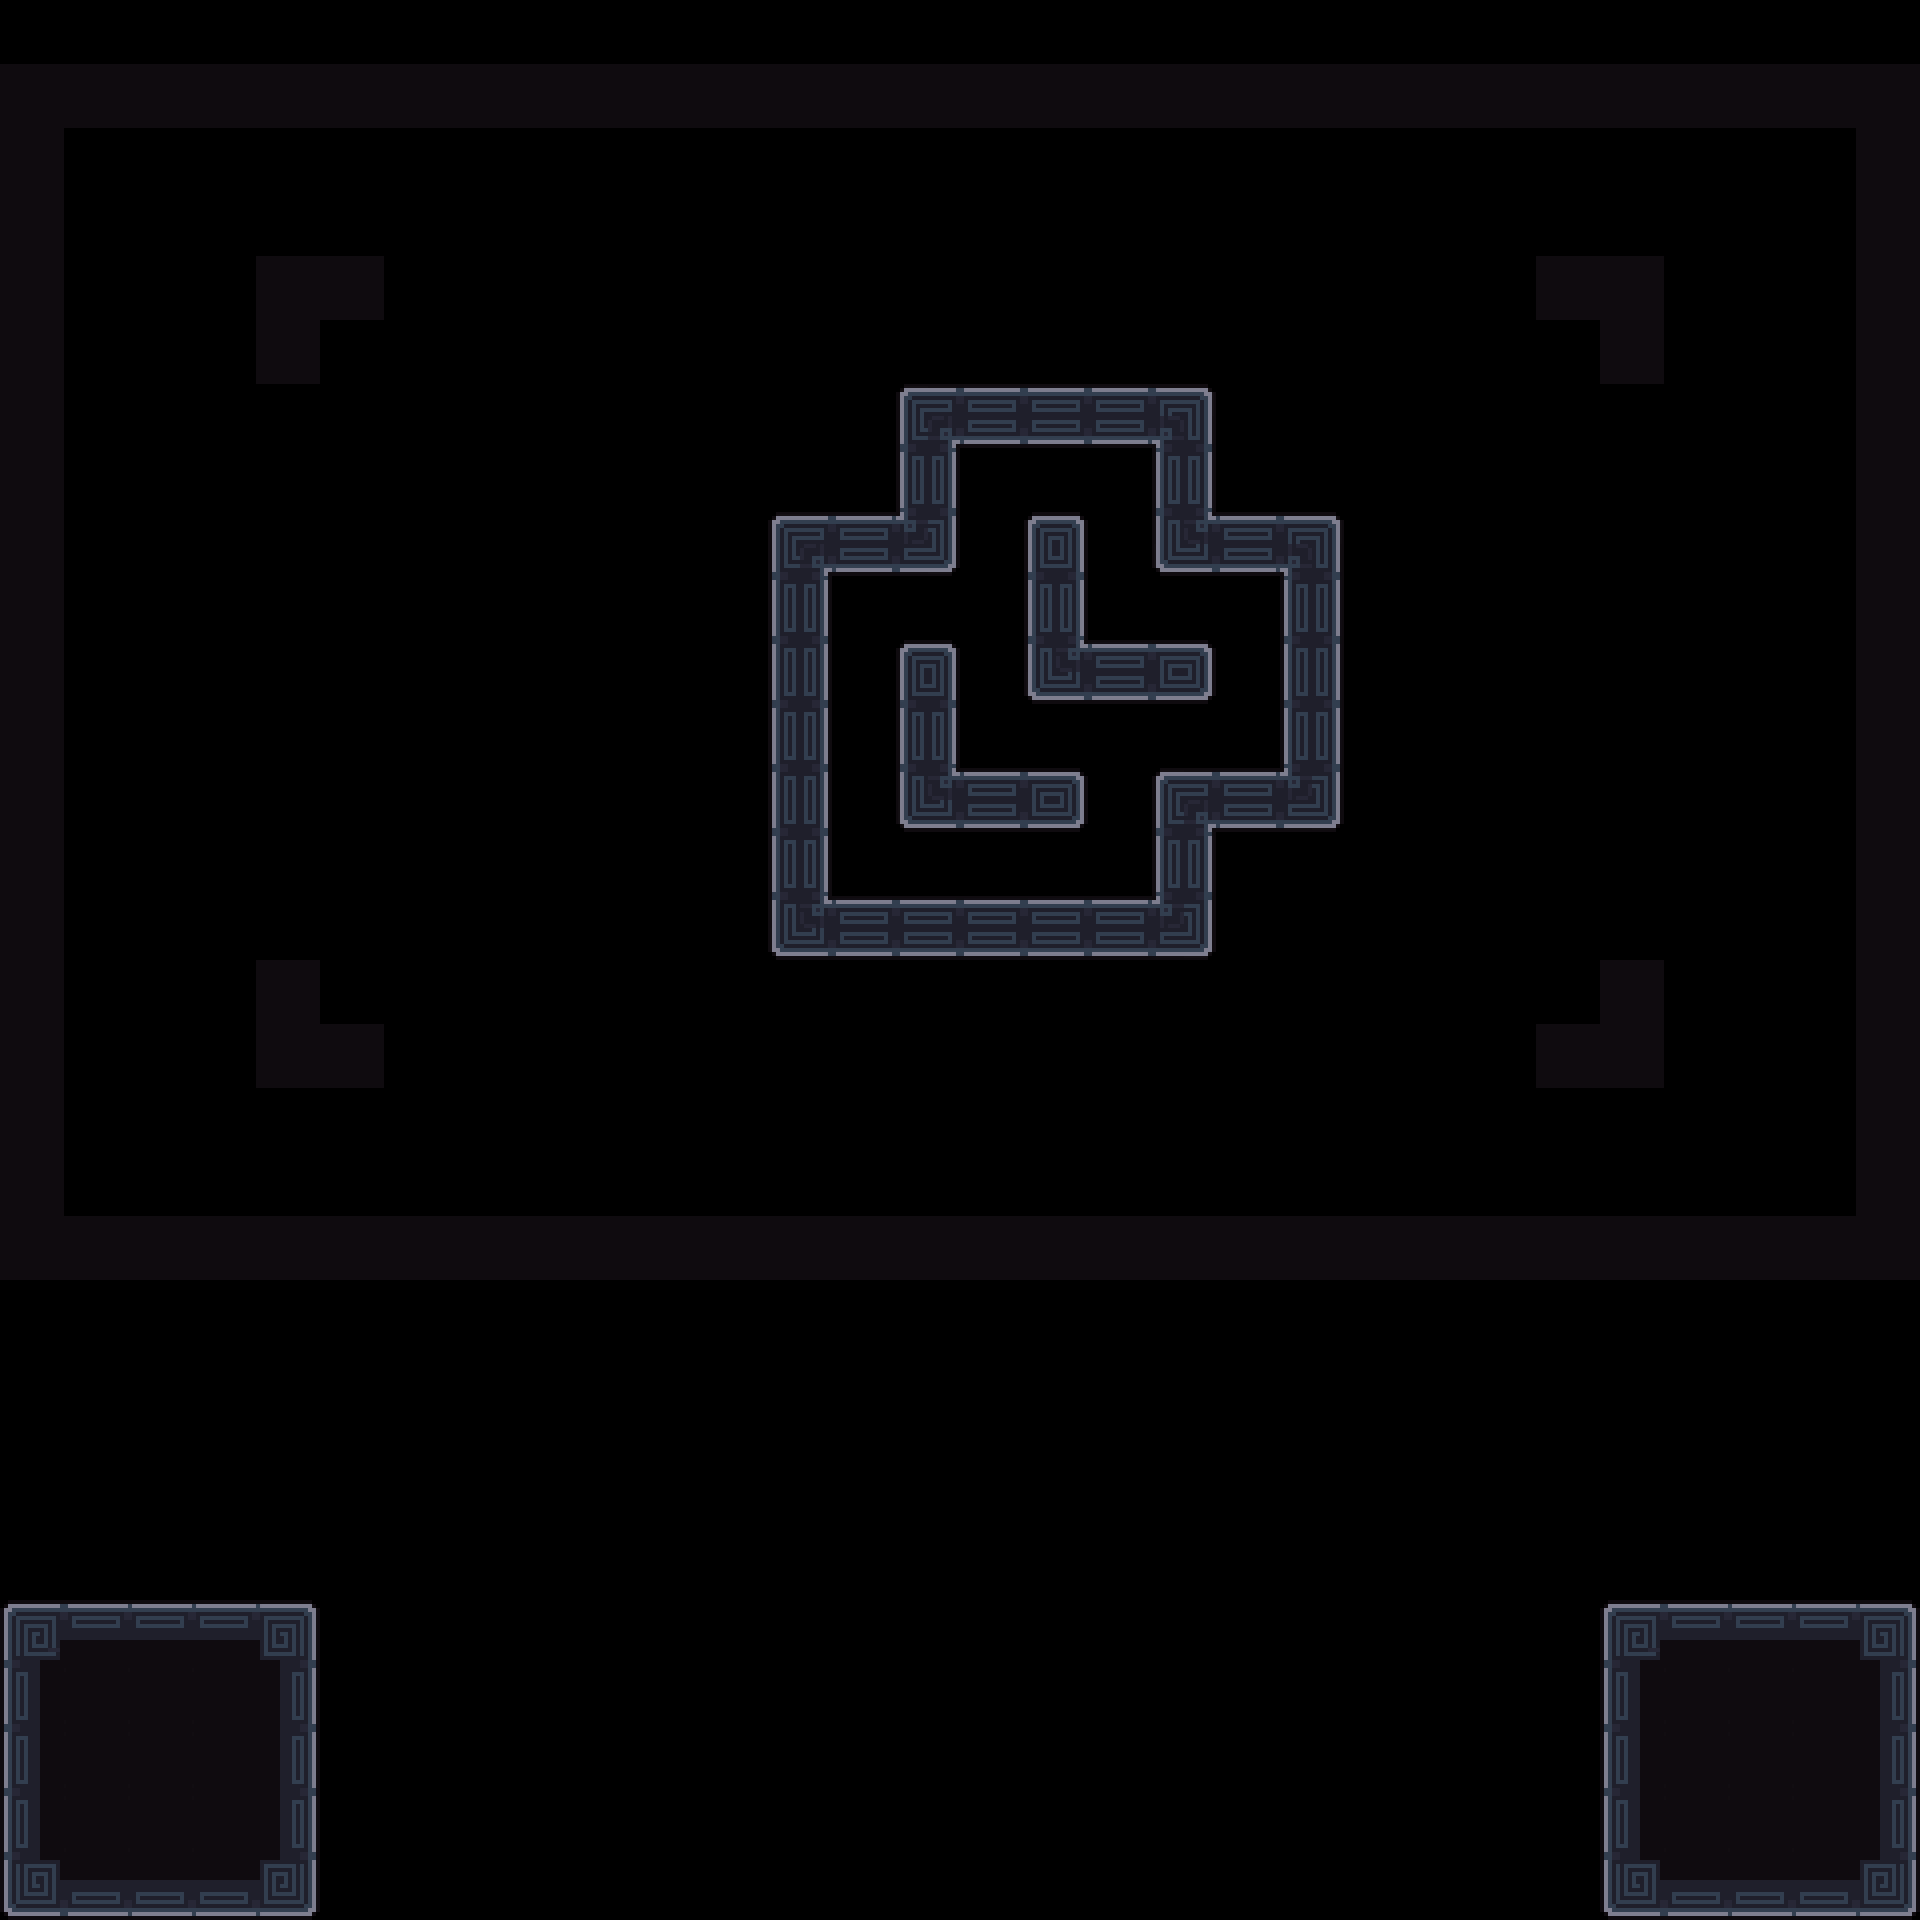

This game map was drawn from its Tiled (.tmx) file and the tilesets committed beside it. A one-line description and the trimmed map source follow:
An orthogonal 30x30 tile map with 64x64 px tiles, 4 tile layers (Decoration, Main, Exit, Border) and 20 objects (10x Spike, 4x 1, 2x Battery, Camera1, Camera2, ...).

<map version="1.10" tiledversion="1.11.2" orientation="orthogonal" renderorder="right-down" width="30" height="30" tilewidth="64" tileheight="64" infinite="0" nextlayerid="8" nextobjectid="127">
 <tileset firstgid="1" source="../tilesets/tileset_d.tsx" />
 <objectgroup id="4" name="Triggers" visible="0">
  <object id="23" name="Camera1" x="960" y="672">
   <point />
  </object>
  <object id="24" name="Camera2" x="704" y="480">
   <point />
  </object>
  <object id="28" name="Win" x="0" y="64" width="1920" height="1216" />
  <object id="29" name="Unactive" x="0" y="1600" width="320" height="320" />
  <object id="116" name="Data" type="1" x="0" y="0" width="63.6932" height="63.6932">
   <properties>
    <property name="bg" value="black" />
    <property name="level_number" type="int" value="0" />
    <property name="level_unlock" value="0" />
   </properties>
  </object>
 </objectgroup>
 <layer id="3" name="Decoration" width="30" height="30">
  <data>[900 cells, 0 non-empty, 0 distinct tile ids]</data>
 </layer>
 <layer id="7" name="Main" width="30" height="30">
  <data>[900 cells, 50 non-empty, 9 distinct tile ids]</data>
 </layer>
 <layer id="6" name="Exit" width="30" height="30">
  <data>[900 cells, 42 non-empty, 3 distinct tile ids]</data>
 </layer>
 <objectgroup id="2" name="Entities">
  <object id="106" name="Player0" type="1" x="1088" y="448" width="63.6932" height="63.6932" />
  <object id="115" name="Player2" type="1" x="1088" y="576" width="63.6932" height="63.6932" />
  <object id="114" name="Player1" type="1" x="1216" y="576" width="63.6932" height="63.6932" />
  <object id="108" name="Battery" x="832" y="768" width="63.6932" height="63.6932" />
  <object id="117" name="Battery" x="896" y="832" width="63.6932" height="63.6932" />
  <object id="112" name="Spike" x="1216" y="832" width="63.5" height="63.5" />
  <object id="121" name="Spike" x="1344" y="512" width="63.5" height="63.5" />
  <object id="123" name="Spike" x="1344" y="704" width="63.5" height="63.5" />
  <object id="124" name="Spike" x="1024" y="960" width="63.5" height="63.5" />
  <object id="125" name="Spike" x="704" y="640" width="63.5" height="63.5" />
  <object id="126" name="Spike" x="960" y="320" width="63.5" height="63.5" />
  <object id="122" name="Spike" x="1152" y="320" width="63.5" height="63.5" />
  <object id="118" name="Spike" x="704" y="832" width="63.5" height="63.5" />
  <object id="119" name="Spike" x="832" y="448" width="63.5" height="63.5" />
  <object id="120" name="Spike" x="832" y="960" width="63.5" height="63.5" />
 </objectgroup>
 <layer id="1" name="Border" width="30" height="30">
  <data>[900 cells, 106 non-empty, 1 distinct tile ids]</data>
 </layer>
</map>
